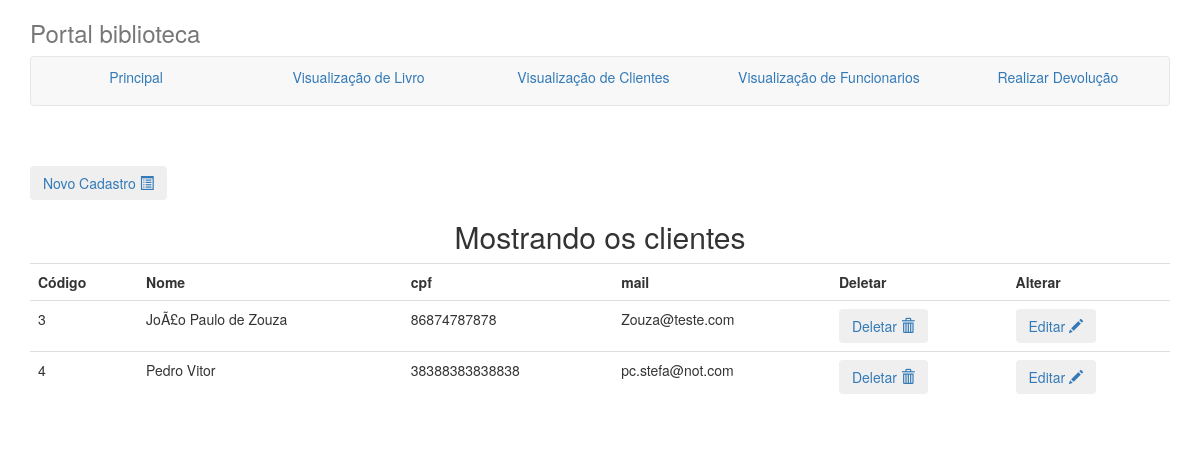
The app's page /visualizacao/visualizacaoCliente.php, older data.
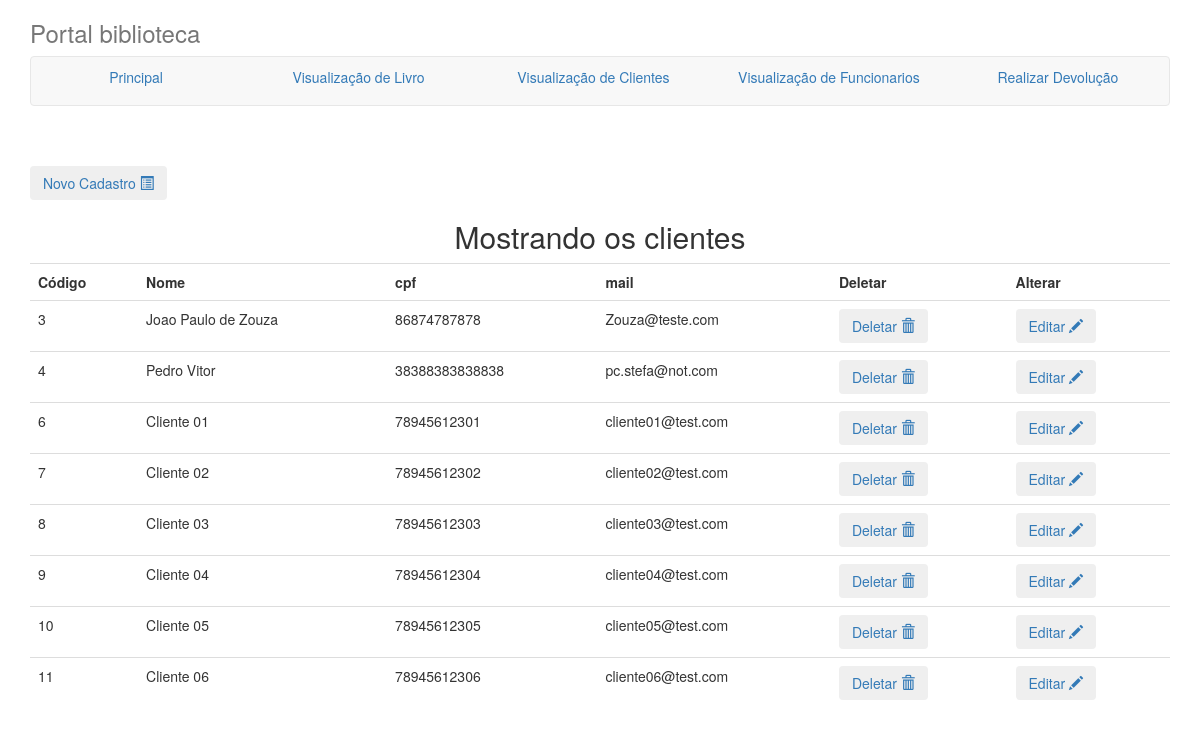
The same page, newer data.
### tables this page shows
CREATE TABLE IF NOT EXISTS `client` (
  `name` varchar(100) NOT NULL,
  `phone` varchar(100) NOT NULL,
  `mail` varchar(100) NOT NULL,
  `cpf` varchar(100) NOT NULL,
  `address` varchar(100) NOT NULL,
  `rentCount` int(11) NOT NULL,
  `id` bigint(20) unsigned NOT NULL AUTO_INCREMENT,
  UNIQUE KEY `is` (`id`)
);

### visualizacao/visualizacaoCliente.php (the view, shortened to what this page needs)
<!doctype html>
<html>
<head>
<link rel="stylesheet" href="../css/bootstrap.css">
</head>
<body>
<div class="container">
      <div class="masthead">
        <h3 class="text-muted">Portal biblioteca</h3>
        <nav class="navbar navbar-default">
          <ul class="nav nav-justified">
			<li class="active"><a href="../index.php">Principal</a></li>
            <li><a href="visualizacaoLivro.php">Visualização de Livro</a></li>
            <li><a href="visualizacaoCliente.php">Visualização de Clientes</a></li>
            <li><a href="visualizacaoFuncionario.php">Visualização de Funcionarios</a></li>
			<li><a href="../cadastro/devolucao.php">Realizar Devolução</a></li>
          </ul>
        </nav>
      </div>
      <div>
	  <br><br>
	  <a href="../cadastro/cadastroCliente.php"><button type="button"  class="btn">Novo Cadastro
<span class="glyphicon glyphicon-list-alt" aria-hidden="true"></span>
</button></a>
	  <?php
			$resultado=mysql_query("Select * from client order by id") or die ("Não é possível consultar clientes.");
				print("<center><h2>Mostrando os clientes</h2>");
				print("<table class='display table' width='90%'>");
				print("<tr><td><b>Código</td>");
				print("<td><b>Nome</td>");
				print("<td><b>cpf</td>");
				print("<td><b>mail</td>");
				print("<td><b>Deletar</td><td><b>Alterar</td></tr>");
			while ($linha=mysql_fetch_array($resultado))
			{
			$id=$linha["id"];
			$name=$linha["name"];
			$cpf=$linha["cpf"];
			$mail=$linha["mail"];
			print("<tr><td>$id</td>");
			print("<td>$name</td>");
			print("<td>$cpf</td>");
			print("<td>$mail</td>");
			 print("<td><a href='../trafegoDados/deletaCliente.php? cod=$id'><button type='button'  class='btn'>Deletar
										<span class='glyphicon glyphicon-trash' aria-hidden='true'></span> </button></a>");
			 print("<td><a href='../trafegoDados/alteraCliente.php? cod=$id'><button type='button'  class='btn'>Editar
										<span class='glyphicon glyphicon-pencil' aria-hidden='true'></span> </button></a>");
			 }
			print("</table></center>");
?>
	  </div>
    </div>
</body>
</html>

Row changes from the older to the newer data that the page shows:
changed client "Zouza@teste.com": name "JoÃ£o Paulo de Zouza" → "Joao Paulo de Zouza"
added client: id "6", name "Cliente 01", cpf "78945612301", mail "cliente01@test.com"
added client: id "7", name "Cliente 02", cpf "78945612302", mail "cliente02@test.com"
added client: id "8", name "Cliente 03", cpf "78945612303", mail "cliente03@test.com"
added client: id "9", name "Cliente 04", cpf "78945612304", mail "cliente04@test.com"
added client: id "10", name "Cliente 05", cpf "78945612305", mail "cliente05@test.com"
added client: id "11", name "Cliente 06", cpf "78945612306", mail "cliente06@test.com"
